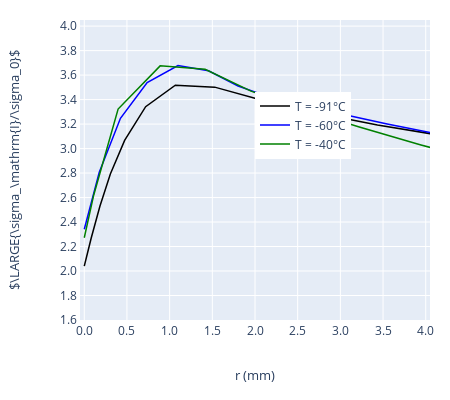

Notebook source saved alongside this figure:
### Markdown cell above
### Maximum principal stress

### Code cell
# Max stress
f = plot_front(front_data_all,
               np.array([gdata_all[ti]['j0_idx'] for ti in range(n)]) - np.array(skipped_lines_all),
           'xcoord', 'smax', 
               [xcorr, [s0(t) for t in temps]],
#                [np.ones(4), [s0(t) for t in temps]],
               xrange=[-0.05, 4.05], yrange=[1.6, 4.05], 
               ylab=r'$\LARGE{\sigma_\mathrm{I}/\sigma_0}$',
               xlab = r'r (mm)',)
py.iplot(f)

### Figure 1 — Plotly figure (JSON) as saved in the notebook; plotly's stock layout.template omitted (floating-point values rounded to 4 significant figures)
{"data": [{"line": {"color": "black", "width": 1.5}, "mode": "lines", "name": "T = -91°C", "type": "scatter", "uid": "d9b1ae93-26a9-49c8-9575-e66dbaaa5460", "x": [0, 0.08068, 0.184, 0.3057, 0.4728, 0.7191, 1.067, 1.528, 2.083, 2.711, 3.434, 4.258, 5.163, 6.143, 7.205, 8.429, 9.948, 11.89, 14.17, 16.62, 19.39, 22.51], "y": [2.041, 2.268, 2.532, 2.792, 3.066, 3.342, 3.517, 3.502, 3.395, 3.293, 3.192, 3.088, 2.985, 2.883, 2.78, 2.668, 2.54, 2.385, 2.227, 2.077, 1.928, 1.784]}, {"line": {"color": "blue", "width": 1.5}, "mode": "lines", "name": "T = -60°C", "type": "scatter", "uid": "bda4d474-a8b8-49f7-9d01-4bace5659336", "x": [0, 0.1757, 0.4238, 0.7367, 1.098, 1.455, 1.802, 2.183, 2.599, 3.053, 3.549, 4.091, 4.684, 5.333, 6.043, 6.818, 7.666, 8.592, 9.603, 10.71, 11.91, 13.23, 14.68, 16.27, 17.99, 23.78, 33.58, 111.9, 121.6], "y": [2.341, 2.806, 3.247, 3.539, 3.677, 3.635, 3.511, 3.416, 3.345, 3.274, 3.2, 3.126, 3.049, 2.969, 2.884, 2.795, 2.702, 2.604, 2.502, 2.396, 2.288, 2.177, 2.066, 1.958, 1.859, 1.612, 1.327, 0.01317, 0.0009178]}, {"line": {"color": "green", "width": 1.5}, "mode": "lines", "name": "T = -40°C", "type": "scatter", "uid": "3345a364-e488-4e16-8a90-8ff3befeb354", "x": [0, 0.1095, 0.3963, 0.889, 1.416, 1.953, 2.551, 3.212, 3.945, 4.761, 5.679, 6.722, 7.898, 10.77, 15.29, 19.79, 24.3, 37.8, 42.3, 46.8, 51.31, 55.82], "y": [2.272, 2.617, 3.323, 3.675, 3.647, 3.469, 3.322, 3.179, 3.03, 2.871, 2.703, 2.538, 2.379, 2.039, 1.66, 1.387, 1.095, 0.1753, 0.04446, -0.00451, -0.01406, -0.006792]}], "layout": {"annotations": [{"font": {"size": 13}, "showarrow": false, "text": "r (mm)", "x": 0.5, "xref": "paper", "y": -0.22, "yref": "paper"}, {"font": {"size": 13}, "showarrow": false, "text": "$\\LARGE{\\sigma_\\mathrm{I}/\\sigma_0}$", "textangle": -90, "x": -0.22, "xref": "paper", "y": 0.5, "yref": "paper"}], "height": 400, "legend": {"x": 0.5, "y": 0.65}, "margin": {"b": 80, "l": 80, "r": 20, "t": 20}, "showlegend": true, "width": 450, "xaxis": {"dtick": 0.5, "mirror": "all", "range": [-0.05, 4.05], "showline": true, "tickformat": ".1f", "zeroline": false}, "yaxis": {"dtick": 0.2, "mirror": "all", "range": [1.6, 4.05], "showline": true, "tickformat": ".1f", "zeroline": false}}}
